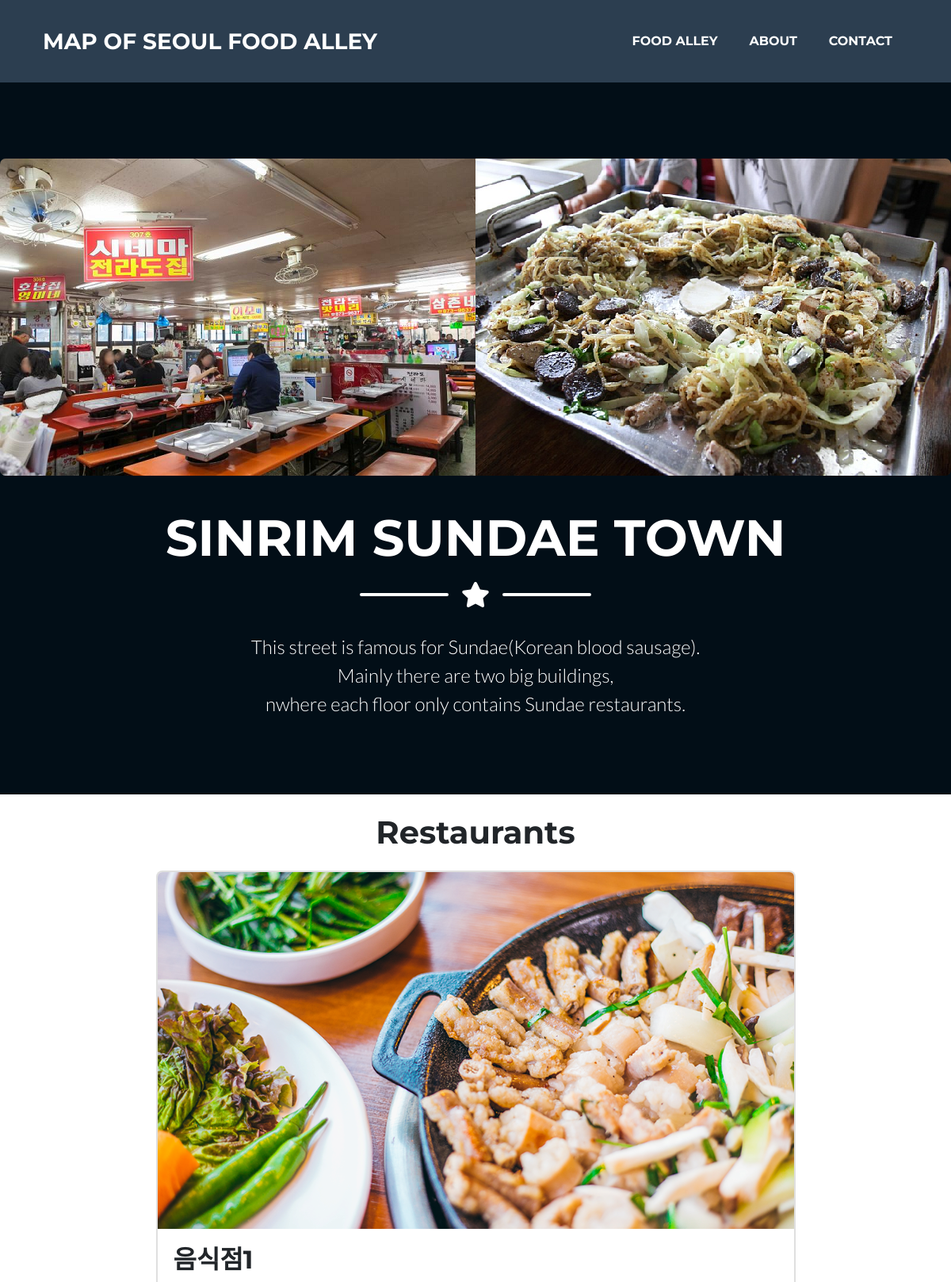
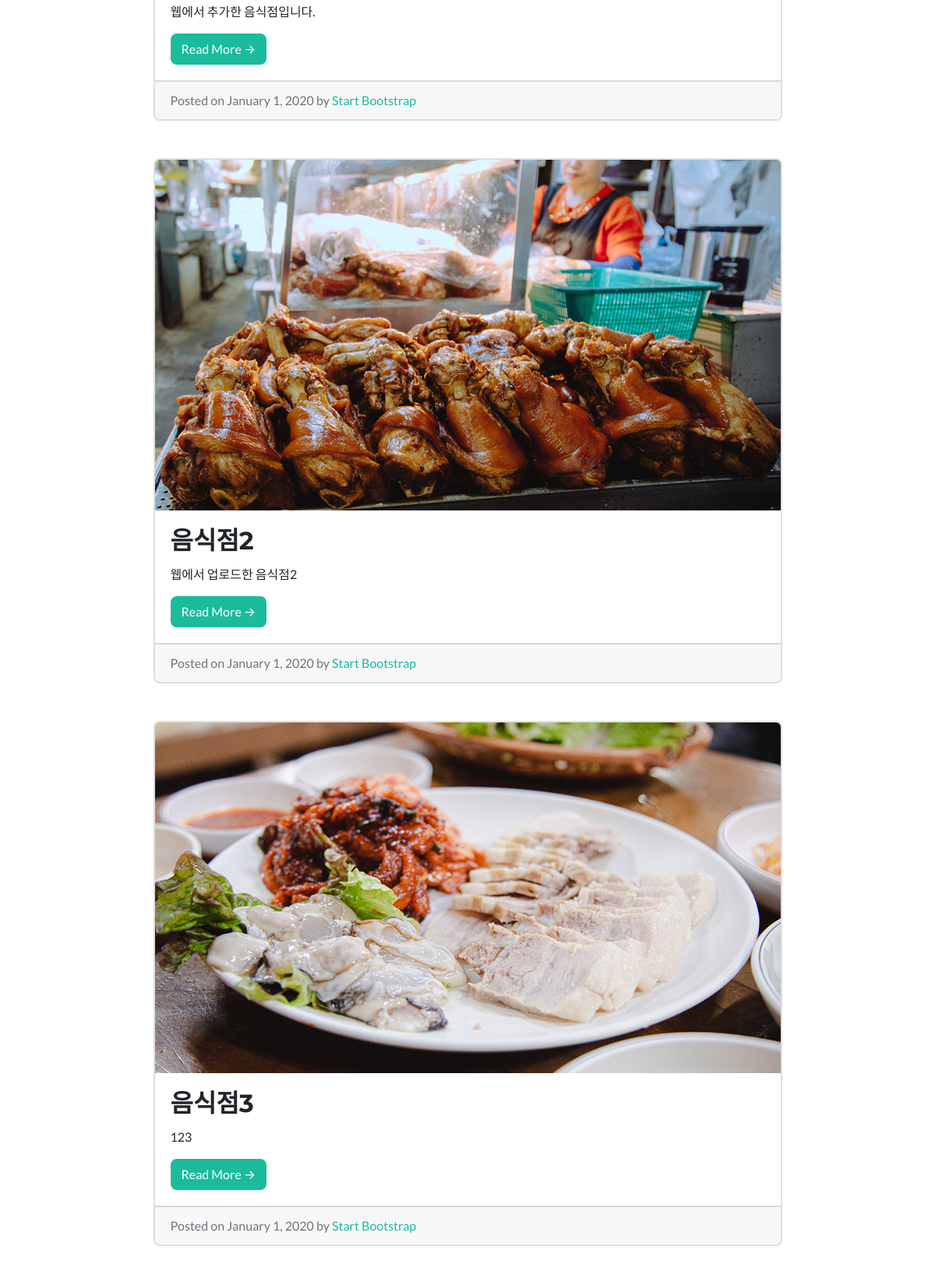
The app's page /mukja/golmok/1/ (upper part) with its own data (2 pictures, top to bottom).
### mukja/models.py (models this page shows, shortened)
class Golmok(models.Model):
    name = models.CharField(max_length=25, unique=True)
    address = models.CharField(max_length=50)
    description = models.CharField(max_length=500, null=True)

class Restaurant(models.Model):
    name = models.CharField(max_length=25, unique=True)
    address = models.CharField(max_length=50)
    latitude = models.CharField(max_length=50)
    longitude = models.CharField(max_length=50)
    phone_number = models.CharField(max_length=20)
    description = models.CharField(max_length=500, null=True)
    rating = models.CharField(max_length=10)
    golmok = models.ForeignKey(Golmok, blank=True, null=True, on_delete=models.SET_NULL)
    images = models.CharField(max_length=50, null=True)
    head_image = models.ImageField(upload_to='blog/%Y/%m/%d/', blank=True)
    created = models.DateTimeField(auto_now_add=True)  # 포스트가 생성이 될 때 created에 자동으로 담아주게 된다.
    author = models.ForeignKey(User, on_delete=models.SET_NULL, null=True, default=1)
    def get_absolute_url(self):
        return '/mukja/golmok/{}/{}/'.format(self.golmok.pk, self.pk)

### mukja/views.py (the view)
# urls.py: path('golmok/<int:pk>/', views.golmok, name='golmok'),
def golmok(request, pk):
    golmok_pk = pk
    mukjagolmok = Golmok.objects.get(id=pk)
    restaurants = Restaurant.objects.filter(golmok_id=golmok_pk)
    context = {
        'mukjagolmok': mukjagolmok,
        'restaurants': restaurants,
    }
    return render(request, "golmok.html", context)

### mukja/templates/golmok.html (shortened to what this page needs)
<!DOCTYPE html>
<html lang="ko">
{% load static %}
    <head>
        <link href="{% static 'css/styles-golmok.css' %}" rel="stylesheet" />
    </head>
    <body id="page-top">
        <nav class="navbar navbar-expand-lg bg-secondary text-uppercase fixed-top" id="mainNav">
            <div class="container">
                <a class="navbar-brand js-scroll-trigger" href="/mukja/index/">Map of Seoul Food Alley</a>
                <div class="collapse navbar-collapse" id="navbarResponsive">
                    <ul class="navbar-nav ml-auto">
                        <li class="nav-item mx-0 mx-lg-1"><a class="nav-link py-3 px-0 px-lg-3 rounded js-scroll-trigger" href="#portfolio">Food Alley</a></li>
                        <li class="nav-item mx-0 mx-lg-1"><a class="nav-link py-3 px-0 px-lg-3 rounded js-scroll-trigger" href="/mukja/aboutus/">About</a></li>
                        <li class="nav-item mx-0 mx-lg-1"><a class="nav-link py-3 px-0 px-lg-3 rounded js-scroll-trigger" href="#contact">Contact</a></li>
                    </ul>
                </div>
            </div>
        </nav>
        <header class="masthead bg-primary text-white text-center">
            <img src="{% static 'assets/img/sinrim_sundae1.png' %}" style="margin-bottom: 50px; border-radius: 7px 0px 0px 7px;"><img src="{% static 'assets/img/sinrim_sundae2.png' %}" style="margin-bottom: 50px; border-radius: 0px 7px 7px 0px;">
            <div class="container d-flex align-items-center flex-column">
                <h1 class="masthead-heading text-uppercase mb-0">{{ mukjagolmok.name }}</h1>
                <div class="divider-custom divider-light">
                    <div class="divider-custom-line"></div>
                    <div class="divider-custom-icon"><i class="fas fa-star"></i></div>
                    <div class="divider-custom-line"></div>
                </div>
                <p class="masthead-subheading font-weight-light mb-0">{{ mukjagolmok.description|linebreaksbr }}</p>
            </div>
        </header>
        <div class="container">
            <h1 class="my-4" style="text-align:center">Restaurants</h1>
            <div class="row justify-content-center">
                <div class="row col-md-9">
                    {% for restaurant in restaurants %}
                    <div class="card portfolio-arrangement mb-5 mx-auto">
                        <img class="card-img-top" width="200" src="{{ restaurant.head_image.url }}" alt="Card image cap">
                        <div class="card-body">
                            <h2 class="card-title">{{ restaurant.name }}</h2>
                            <p class="card-text">{{ restaurant.description }}</p>
                            <a href="{{ restaurant.get_absolute_url }}" class="btn btn-primary">Read More &rarr;</a>
                      </div>
                      <div class="card-footer text-muted">
                        Posted on January 1, 2020 by
                        <a href="#">Start Bootstrap</a>
                      </div>
                    </div>
                    {% endfor %}
                </div>
            </div>
        </div>
    </body>
</html>

### records on screen
Golmok: name "SINRIM SUNDAE TOWN", description "This street is famous for Sundae(Korean blood sausage). Mainly there are two big buildings, nwhere each floor only contains Sundae restaurants."
Restaurant: head_image (picture), name "음식점1", description "웹에서 추가한 음식점입니다."
Restaurant: head_image (picture), name "음식점2", description "웹에서 업로드한 음식점2"
Restaurant: head_image (picture), name "음식점3", description "123"
